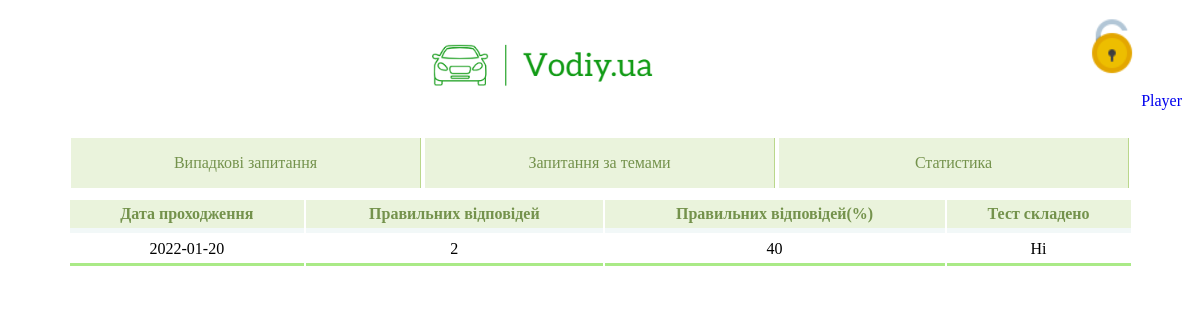
The app's page /home/statistics (signed in), older data.
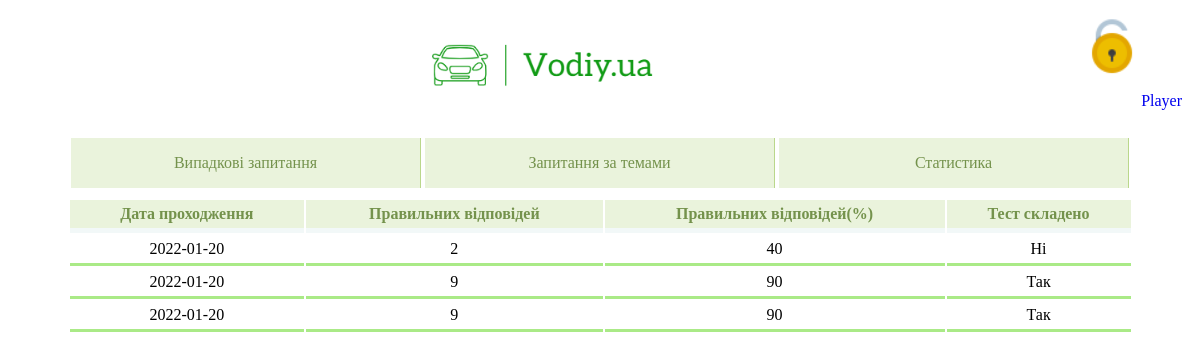
The same page, newer data.
### models.py (models this page shows)
class History(db.Model):
    id = db.Column(db.Integer, primary_key=True)
    user_id = db.Column(db.Integer, db.ForeignKey('users.id'), nullable=False)
    correct_answers_number = db.Column(db.Integer, nullable=False)
    correct_answers_percent = db.Column(db.Integer, nullable=False)
    complete = db.Column(db.Boolean, nullable=False)
    date = db.Column(db.Date, nullable=False)

### user/user.py (the view)
@user.route('/statistics',  methods=("GET", "POST"))
@login_required
def statistics():
    results_tests = DataBase.get_history_user(Visitor.get_name())
    if results_tests.tests is not None:
        return render_template('user/statistics.html', user=Visitor, tests=results_tests.tests, number_results_find=len(results_tests.tests))
    else:
        return render_template('user/statistics.html', user=Visitor, number_results_find=0)

### DataBase.py (called while the page is built)
    @classmethod
    def get_history_user(cls, user_name):
        return Users.query.filter_by(login=user_name).first()

### Visitor.py (called while the page is built)
    @classmethod
    def is_authorized(cls):
        if session.get('logged') == 'True':
            return True
        else:
            return False

    @classmethod
    def get_name(cls):
        if session.get('logged'):
            return session.get('user_name')
        else:
            return 'Not authorized'

### user/user.py (called while the page is built)
def login_required(f):
    @wraps(f)
    def decorated_function(*args, **kwargs):
        if Visitor.is_authorized() is not True:
            return redirect(url_for('user.login', next=request.url))
        return f(*args, **kwargs)
    return decorated_function

### user/templates/user/statistics.html
{% extends "user/base.html" %}
{% block content %}
<link type="text/css" rel="stylesheet" href="{{ url_for('user.static', filename='css/table.css') }}"/>
<center>
	<table class="table">
		<thead>
			<tr>
				<th>Дата проходження</th>
				<th>Правильних відповідей</th>
				<th>Правильних відповідей(%)</th>
				<th>Тест складено</th>
			</tr>
		</thead>
		{% if number_results_find == 0 %}
		<tbody>
		<tr><td colspan="4" align="center" style="color: #74924C;">Ця таблиця порожня! Наразі Ви не пройшли жодного випадкового тесту.</td></tr>
		</tbody>
		{% else %}
		{% for test_completed in tests %}
		<tbody>
			<tr>
				<td align="center"> {{ test_completed.date }} </td>
				<td align="center"> {{ test_completed.correct_answers_number }} </td>
				<td align="center"> {{ test_completed.correct_answers_percent }} </td>
				{% if test_completed.complete %}
				<td align="center"> Так</td>
				{% else %}
				<td align="center"> Ні </td>
				{% endif %}
			</tr>
		</tbody>
		{% endfor %}
		{% endif %}
	</table>
</center>
{% endblock %}

Row changes from the older to the newer data that the page shows:
added History: date "2022-01-20", correct_answers_number "9", correct_answers_percent "90", complete "Так"
added History: date "2022-01-20", correct_answers_number "9", correct_answers_percent "90", complete "Так"
